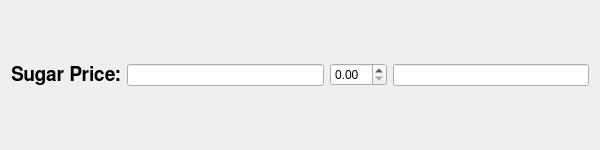
<?xml version="1.0" encoding="UTF-8"?>
<ui version="4.0">
 <class>Form</class>
 <widget class="QWidget" name="Form">
  <property name="geometry">
   <rect>
    <x>0</x>
    <y>0</y>
    <width>600</width>
    <height>150</height>
   </rect>
  </property>
  <property name="windowTitle">
   <string>Form</string>
  </property>
  <layout class="QHBoxLayout" name="horizontalLayout_2">
   <item>
    <layout class="QHBoxLayout" name="horizontalLayout">
     <item>
      <widget class="QLabel" name="label">
       <property name="font">
        <font>
         <family>FreeSans</family>
         <pointsize>14</pointsize>
         <bold>true</bold>
        </font>
       </property>
       <property name="text">
        <string>Sugar Price:</string>
       </property>
      </widget>
     </item>
     <item>
      <widget class="QLineEdit" name="lineEdit_price"/>
     </item>
     <item>
      <widget class="QDoubleSpinBox" name="doubleSpinBox"/>
     </item>
     <item>
      <widget class="QLineEdit" name="lineEdit_total"/>
     </item>
    </layout>
   </item>
  </layout>
 </widget>
 <resources/>
 <connections/>
</ui>
